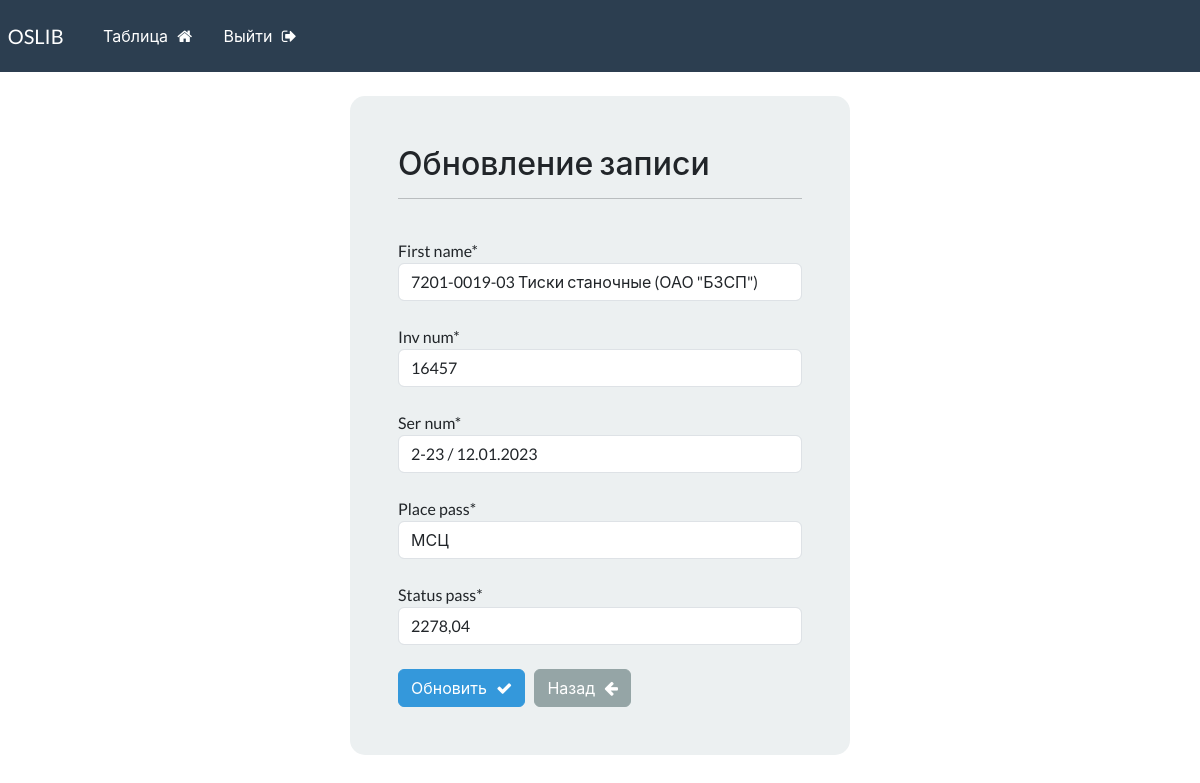
Page /update-record/2 (signed in) on the committed database.
### webapp/models.py (models this page shows, shortened)
class Record(models.Model):
    creation_date = models.DateTimeField(auto_now_add=True)
    first_name = models.CharField(max_length=100)
    inv_num = models.CharField(max_length=50)
    ser_num = models.CharField(max_length=50)
    place_pass = models.CharField(max_length=50)
    status_pass = models.CharField(max_length=50)

### webapp/views.py (the view)
# urls.py: path('update-record/<int:pk>', views.update_record, name="update-record"),
@login_required(login_url='my-login')
def update_record(request, pk):
    record = Record.objects.get(id=pk)
    form = UpdateRecordForm(instance=record)
    if request.method == 'POST':
        form = UpdateRecordForm(request.POST, instance=record)
        if form.is_valid():
            form.save()
            messages.success(request, "Запись обновлена!")
            return redirect("dashboard")
    context = {'form': form}
    return render(request, 'webapp/update-record.html', context=context)

### webapp/forms.py
class UpdateRecordForm(forms.ModelForm):
    class Meta:
        model = Record
        fields = ['first_name', 'inv_num', 'ser_num', 'place_pass', 'status_pass']

### webapp/templates/webapp/update-record.html (shortened to what this page needs)
{% extends 'webapp/base.html' %}
{% load crispy_forms_tags %}
{% block content %}
    <body>
            <div class="container bg-light shadow-md p-5 form-layout">
                <h3>Обновление записи</h3>
                <hr>
                <br>
                <form method="POST" autocomplete="off">
                    {{form.first_name|as_crispy_field}}
                    <br>
                    {{form.inv_num|as_crispy_field}}
                    <br>
                    {{form.ser_num|as_crispy_field}}
                    <br>
                    {{form.place_pass|as_crispy_field}}
                    <br>
                    {{form.status_pass|as_crispy_field}}
                    <br>
                    <button type="submit" class="btn btn-info">
                        Обновить &nbsp; <i class="fa fa-check" aria-hidden="true"></i>
                    </button>
                    <a href="{% url 'dashboard' %}" class="btn btn-secondary">
                        Назад &nbsp; <i class="fa fa-arrow-left" aria-hidden="true"></i>
                    </a>
                </form>
            </div>
            <br>
    </body>
{% endblock %}

### static/css/styles.css (style rules this page uses)
.form-layout { border-radius: 15px; width: 500px; }

### rows in the picture
Record: first_name "7201-0019-03 Тиски станочные (ОАО \"БЗСП\")", inv_num "16457", ser_num "2-23 / 12.01.2023", place_pass "МСЦ", status_pass "2278,04"
